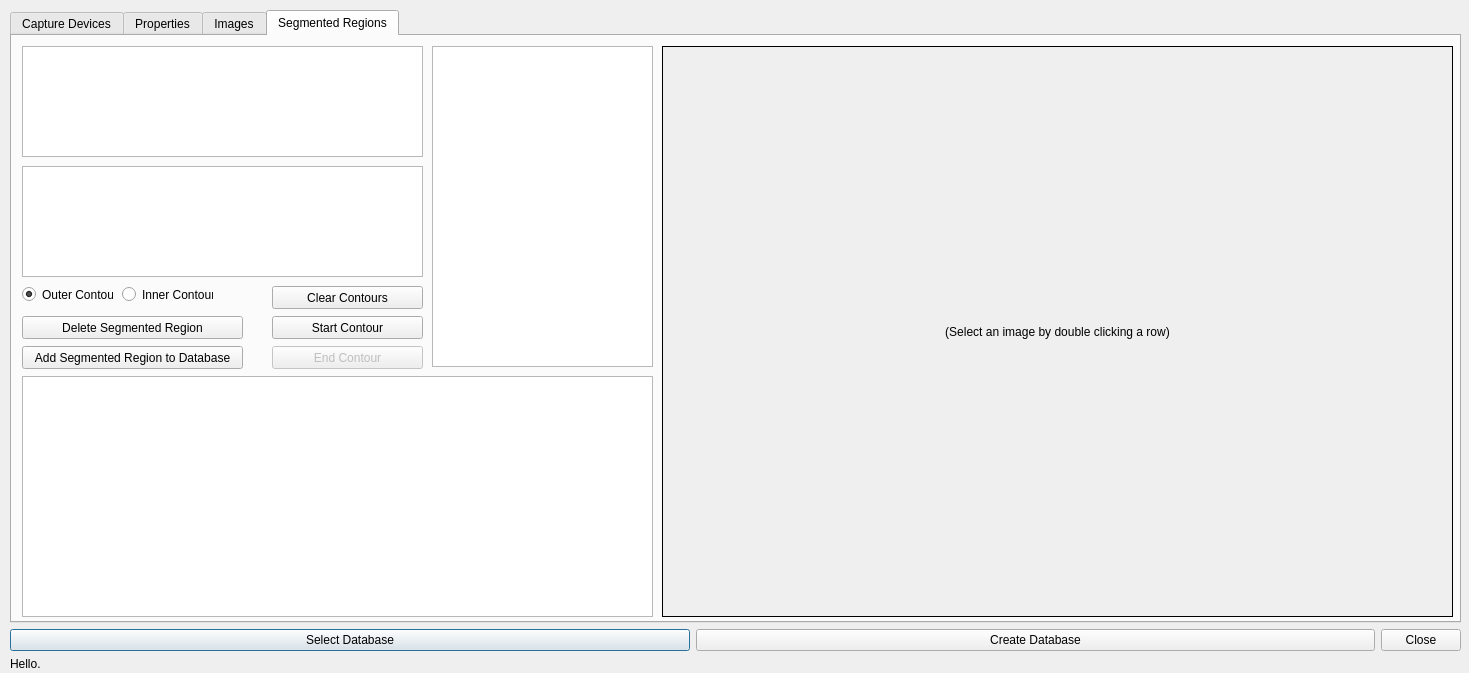
<?xml version="1.0" encoding="UTF-8"?>
<ui version="4.0">
 <class>manageTrainingDataForm</class>
 <widget class="QDialog" name="manageTrainingDataForm">
  <property name="geometry">
   <rect>
    <x>0</x>
    <y>0</y>
    <width>1469</width>
    <height>673</height>
   </rect>
  </property>
  <property name="windowTitle">
   <string>Dialog</string>
  </property>
  <widget class="QWidget" name="gridLayoutWidget">
   <property name="geometry">
    <rect>
     <x>10</x>
     <y>10</y>
     <width>1451</width>
     <height>661</height>
    </rect>
   </property>
   <layout class="QGridLayout" name="gridLayout1" rowstretch="0,0,0">
    <item row="1" column="0">
     <widget class="QPushButton" name="btn_selectDatabase">
      <property name="sizePolicy">
       <sizepolicy hsizetype="Minimum" vsizetype="Fixed">
        <horstretch>1</horstretch>
        <verstretch>0</verstretch>
       </sizepolicy>
      </property>
      <property name="text">
       <string>Select Database</string>
      </property>
     </widget>
    </item>
    <item row="1" column="2">
     <widget class="QDialogButtonBox" name="buttonBox">
      <property name="orientation">
       <enum>Qt::Horizontal</enum>
      </property>
      <property name="standardButtons">
       <set>QDialogButtonBox::Close</set>
      </property>
     </widget>
    </item>
    <item row="1" column="1">
     <widget class="QPushButton" name="btn_createImgDb">
      <property name="sizePolicy">
       <sizepolicy hsizetype="Minimum" vsizetype="Fixed">
        <horstretch>1</horstretch>
        <verstretch>0</verstretch>
       </sizepolicy>
      </property>
      <property name="text">
       <string>Create Database</string>
      </property>
     </widget>
    </item>
    <item row="2" column="0" colspan="3">
     <widget class="QLabel" name="label_status">
      <property name="text">
       <string>Hello.</string>
      </property>
     </widget>
    </item>
    <item row="0" column="0" colspan="3">
     <widget class="QTabWidget" name="tabWidget">
      <property name="sizePolicy">
       <sizepolicy hsizetype="Expanding" vsizetype="Expanding">
        <horstretch>0</horstretch>
        <verstretch>0</verstretch>
       </sizepolicy>
      </property>
      <property name="autoFillBackground">
       <bool>false</bool>
      </property>
      <property name="currentIndex">
       <number>3</number>
      </property>
      <widget class="QWidget" name="tabWidgetPage1">
       <attribute name="title">
        <string>Capture Devices</string>
       </attribute>
       <widget class="QWidget" name="gridLayoutWidget_2">
        <property name="geometry">
         <rect>
          <x>8</x>
          <y>11</y>
          <width>891</width>
          <height>521</height>
         </rect>
        </property>
        <layout class="QGridLayout" name="gridLayout">
         <property name="sizeConstraint">
          <enum>QLayout::SetMaximumSize</enum>
         </property>
         <item row="0" column="0">
          <widget class="QLabel" name="label">
           <property name="text">
            <string>Name</string>
           </property>
           <property name="alignment">
            <set>Qt::AlignRight|Qt::AlignTrailing|Qt::AlignVCenter</set>
           </property>
          </widget>
         </item>
         <item row="4" column="3">
          <widget class="QPushButton" name="btn_deleteSelectedCaptureDevice">
           <property name="sizePolicy">
            <sizepolicy hsizetype="Minimum" vsizetype="Fixed">
             <horstretch>0</horstretch>
             <verstretch>0</verstretch>
            </sizepolicy>
           </property>
           <property name="text">
            <string>Delete Selected Capture Device</string>
           </property>
          </widget>
         </item>
         <item row="3" column="1">
          <widget class="QLineEdit" name="lineEdit_bitsPerPixel">
           <property name="text">
            <string/>
           </property>
          </widget>
         </item>
         <item row="0" column="1">
          <widget class="QLineEdit" name="lineEdit_name"/>
         </item>
         <item row="4" column="0" colspan="2">
          <widget class="QPushButton" name="btn_addCaptureDevice">
           <property name="text">
            <string>Add Capture Device</string>
           </property>
          </widget>
         </item>
         <item row="5" column="0" colspan="4">
          <widget class="QTableView" name="tableView_captureDevices"/>
         </item>
         <item row="3" column="0">
          <widget class="QLabel" name="label_4">
           <property name="text">
            <string>Bits Per Pixel</string>
           </property>
           <property name="alignment">
            <set>Qt::AlignRight|Qt::AlignTrailing|Qt::AlignVCenter</set>
           </property>
          </widget>
         </item>
         <item row="2" column="0">
          <widget class="QLabel" name="label_3">
           <property name="text">
            <string>Image Height</string>
           </property>
           <property name="alignment">
            <set>Qt::AlignRight|Qt::AlignTrailing|Qt::AlignVCenter</set>
           </property>
          </widget>
         </item>
         <item row="1" column="0">
          <widget class="QLabel" name="label_2">
           <property name="text">
            <string>Image Width</string>
           </property>
           <property name="alignment">
            <set>Qt::AlignRight|Qt::AlignTrailing|Qt::AlignVCenter</set>
           </property>
          </widget>
         </item>
         <item row="1" column="1">
          <widget class="QLineEdit" name="lineEdit_imageWidth"/>
         </item>
         <item row="2" column="1">
          <widget class="QLineEdit" name="lineEdit_imageHeight">
           <property name="text">
            <string/>
           </property>
          </widget>
         </item>
         <item row="3" column="2">
          <spacer name="horizontalSpacer">
           <property name="orientation">
            <enum>Qt::Horizontal</enum>
           </property>
           <property name="sizeType">
            <enum>QSizePolicy::Expanding</enum>
           </property>
           <property name="sizeHint" stdset="0">
            <size>
             <width>80</width>
             <height>20</height>
            </size>
           </property>
          </spacer>
         </item>
        </layout>
       </widget>
      </widget>
      <widget class="QWidget" name="tab">
       <attribute name="title">
        <string>Properties</string>
       </attribute>
       <widget class="QLabel" name="label_5">
        <property name="geometry">
         <rect>
          <x>20</x>
          <y>30</y>
          <width>31</width>
          <height>21</height>
         </rect>
        </property>
        <property name="text">
         <string>Name</string>
        </property>
        <property name="alignment">
         <set>Qt::AlignRight|Qt::AlignTrailing|Qt::AlignVCenter</set>
        </property>
       </widget>
       <widget class="QLineEdit" name="lineEdit_propertyName">
        <property name="geometry">
         <rect>
          <x>60</x>
          <y>30</y>
          <width>113</width>
          <height>20</height>
         </rect>
        </property>
       </widget>
       <widget class="QTableView" name="tableView_properties">
        <property name="geometry">
         <rect>
          <x>20</x>
          <y>130</y>
          <width>691</width>
          <height>221</height>
         </rect>
        </property>
       </widget>
       <widget class="QPushButton" name="btn_deleteProperty">
        <property name="geometry">
         <rect>
          <x>530</x>
          <y>100</y>
          <width>181</width>
          <height>23</height>
         </rect>
        </property>
        <property name="text">
         <string>Delete Property</string>
        </property>
       </widget>
       <widget class="QPushButton" name="btn_addProperty">
        <property name="geometry">
         <rect>
          <x>256</x>
          <y>100</y>
          <width>121</width>
          <height>23</height>
         </rect>
        </property>
        <property name="text">
         <string>Add Property</string>
        </property>
       </widget>
      </widget>
      <widget class="QWidget" name="tabWidgetPage2">
       <attribute name="title">
        <string>Images</string>
       </attribute>
       <widget class="QPushButton" name="btn_removeImgFromDb">
        <property name="geometry">
         <rect>
          <x>260</x>
          <y>270</y>
          <width>181</width>
          <height>23</height>
         </rect>
        </property>
        <property name="text">
         <string>Remove Image From Database</string>
        </property>
       </widget>
       <widget class="QPushButton" name="btn_addImgToDb">
        <property name="geometry">
         <rect>
          <x>0</x>
          <y>270</y>
          <width>181</width>
          <height>23</height>
         </rect>
        </property>
        <property name="text">
         <string>Add Image to Database</string>
        </property>
       </widget>
       <widget class="QTableView" name="tableView_captureDevicesForImage">
        <property name="geometry">
         <rect>
          <x>0</x>
          <y>0</y>
          <width>441</width>
          <height>231</height>
         </rect>
        </property>
       </widget>
       <widget class="QPushButton" name="btn_selectImageToAdd">
        <property name="geometry">
         <rect>
          <x>0</x>
          <y>240</y>
          <width>181</width>
          <height>23</height>
         </rect>
        </property>
        <property name="text">
         <string>Select Image To Add</string>
        </property>
       </widget>
       <widget class="QLabel" name="label_selectedPic">
        <property name="geometry">
         <rect>
          <x>450</x>
          <y>0</y>
          <width>751</width>
          <height>531</height>
         </rect>
        </property>
        <property name="autoFillBackground">
         <bool>true</bool>
        </property>
        <property name="frameShape">
         <enum>QFrame::Box</enum>
        </property>
        <property name="text">
         <string>(Select an image)</string>
        </property>
        <property name="scaledContents">
         <bool>true</bool>
        </property>
        <property name="alignment">
         <set>Qt::AlignCenter</set>
        </property>
       </widget>
       <widget class="QLabel" name="label_imageStatus">
        <property name="geometry">
         <rect>
          <x>450</x>
          <y>510</y>
          <width>751</width>
          <height>20</height>
         </rect>
        </property>
        <property name="text">
         <string>Showing: (no image selected)</string>
        </property>
        <property name="alignment">
         <set>Qt::AlignRight|Qt::AlignTrailing|Qt::AlignVCenter</set>
        </property>
       </widget>
       <widget class="QTableView" name="tableView_images">
        <property name="geometry">
         <rect>
          <x>0</x>
          <y>300</y>
          <width>441</width>
          <height>231</height>
         </rect>
        </property>
        <property name="editTriggers">
         <set>QAbstractItemView::NoEditTriggers</set>
        </property>
        <property name="alternatingRowColors">
         <bool>true</bool>
        </property>
       </widget>
      </widget>
      <widget class="QWidget" name="tabWidgetPage3">
       <attribute name="title">
        <string>Segmented Regions</string>
       </attribute>
       <widget class="QTableView" name="tableView_imagesForSegRegions">
        <property name="geometry">
         <rect>
          <x>10</x>
          <y>130</y>
          <width>401</width>
          <height>111</height>
         </rect>
        </property>
        <property name="editTriggers">
         <set>QAbstractItemView::NoEditTriggers</set>
        </property>
        <property name="alternatingRowColors">
         <bool>true</bool>
        </property>
       </widget>
       <widget class="QTableView" name="tableView_propertiesOfSegRegions">
        <property name="geometry">
         <rect>
          <x>10</x>
          <y>10</y>
          <width>401</width>
          <height>111</height>
         </rect>
        </property>
       </widget>
       <widget class="ClickableLabel" name="label_picToDrawOn">
        <property name="geometry">
         <rect>
          <x>650</x>
          <y>10</y>
          <width>791</width>
          <height>571</height>
         </rect>
        </property>
        <property name="autoFillBackground">
         <bool>true</bool>
        </property>
        <property name="frameShape">
         <enum>QFrame::Box</enum>
        </property>
        <property name="text">
         <string>(Select an image by double clicking a row)</string>
        </property>
        <property name="scaledContents">
         <bool>true</bool>
        </property>
        <property name="alignment">
         <set>Qt::AlignCenter</set>
        </property>
       </widget>
       <widget class="QTableView" name="tableView_segmentedRegions">
        <property name="geometry">
         <rect>
          <x>10</x>
          <y>340</y>
          <width>631</width>
          <height>241</height>
         </rect>
        </property>
        <property name="editTriggers">
         <set>QAbstractItemView::NoEditTriggers</set>
        </property>
        <property name="alternatingRowColors">
         <bool>true</bool>
        </property>
       </widget>
       <widget class="QPushButton" name="btn_startContour">
        <property name="geometry">
         <rect>
          <x>260</x>
          <y>280</y>
          <width>151</width>
          <height>23</height>
         </rect>
        </property>
        <property name="text">
         <string>Start Contour</string>
        </property>
       </widget>
       <widget class="QPushButton" name="btn_deleteSegmentedRegion">
        <property name="geometry">
         <rect>
          <x>10</x>
          <y>280</y>
          <width>221</width>
          <height>23</height>
         </rect>
        </property>
        <property name="text">
         <string>Delete Segmented Region</string>
        </property>
       </widget>
       <widget class="QPushButton" name="btn_endContour">
        <property name="enabled">
         <bool>false</bool>
        </property>
        <property name="geometry">
         <rect>
          <x>260</x>
          <y>310</y>
          <width>151</width>
          <height>23</height>
         </rect>
        </property>
        <property name="text">
         <string>End Contour</string>
        </property>
       </widget>
       <widget class="QPushButton" name="btn_addSegmentedRegionToDb">
        <property name="geometry">
         <rect>
          <x>10</x>
          <y>310</y>
          <width>221</width>
          <height>23</height>
         </rect>
        </property>
        <property name="text">
         <string>Add Segmented Region to Database</string>
        </property>
       </widget>
       <widget class="QRadioButton" name="radioBtn_selectOuterContour">
        <property name="geometry">
         <rect>
          <x>10</x>
          <y>250</y>
          <width>91</width>
          <height>17</height>
         </rect>
        </property>
        <property name="text">
         <string>Outer Contour</string>
        </property>
        <property name="checked">
         <bool>true</bool>
        </property>
       </widget>
       <widget class="QRadioButton" name="radioBtn_selectInnerContour">
        <property name="geometry">
         <rect>
          <x>110</x>
          <y>250</y>
          <width>91</width>
          <height>17</height>
         </rect>
        </property>
        <property name="text">
         <string>Inner Contour</string>
        </property>
       </widget>
       <widget class="QPushButton" name="btn_clearContours">
        <property name="geometry">
         <rect>
          <x>260</x>
          <y>250</y>
          <width>151</width>
          <height>23</height>
         </rect>
        </property>
        <property name="text">
         <string>Clear Contours</string>
        </property>
       </widget>
       <widget class="QTableView" name="tableView_propertiesForSegmentedRegions">
        <property name="geometry">
         <rect>
          <x>420</x>
          <y>10</y>
          <width>221</width>
          <height>321</height>
         </rect>
        </property>
        <property name="editTriggers">
         <set>QAbstractItemView::NoEditTriggers</set>
        </property>
        <property name="alternatingRowColors">
         <bool>true</bool>
        </property>
       </widget>
      </widget>
     </widget>
    </item>
   </layout>
   <zorder>btn_selectDatabase</zorder>
   <zorder>btn_createImgDb</zorder>
   <zorder>buttonBox</zorder>
   <zorder>label_status</zorder>
   <zorder>tabWidget</zorder>
  </widget>
 </widget>
 <customwidgets>
  <customwidget>
   <class>ClickableLabel</class>
   <extends>QLabel</extends>
   <header>clickableLabel.h</header>
  </customwidget>
 </customwidgets>
 <resources/>
 <connections>
  <connection>
   <sender>buttonBox</sender>
   <signal>accepted()</signal>
   <receiver>manageTrainingDataForm</receiver>
   <slot>accept()</slot>
   <hints>
    <hint type="sourcelabel">
     <x>248</x>
     <y>254</y>
    </hint>
    <hint type="destinationlabel">
     <x>157</x>
     <y>274</y>
    </hint>
   </hints>
  </connection>
  <connection>
   <sender>buttonBox</sender>
   <signal>rejected()</signal>
   <receiver>manageTrainingDataForm</receiver>
   <slot>reject()</slot>
   <hints>
    <hint type="sourcelabel">
     <x>316</x>
     <y>260</y>
    </hint>
    <hint type="destinationlabel">
     <x>286</x>
     <y>274</y>
    </hint>
   </hints>
  </connection>
 </connections>
</ui>
